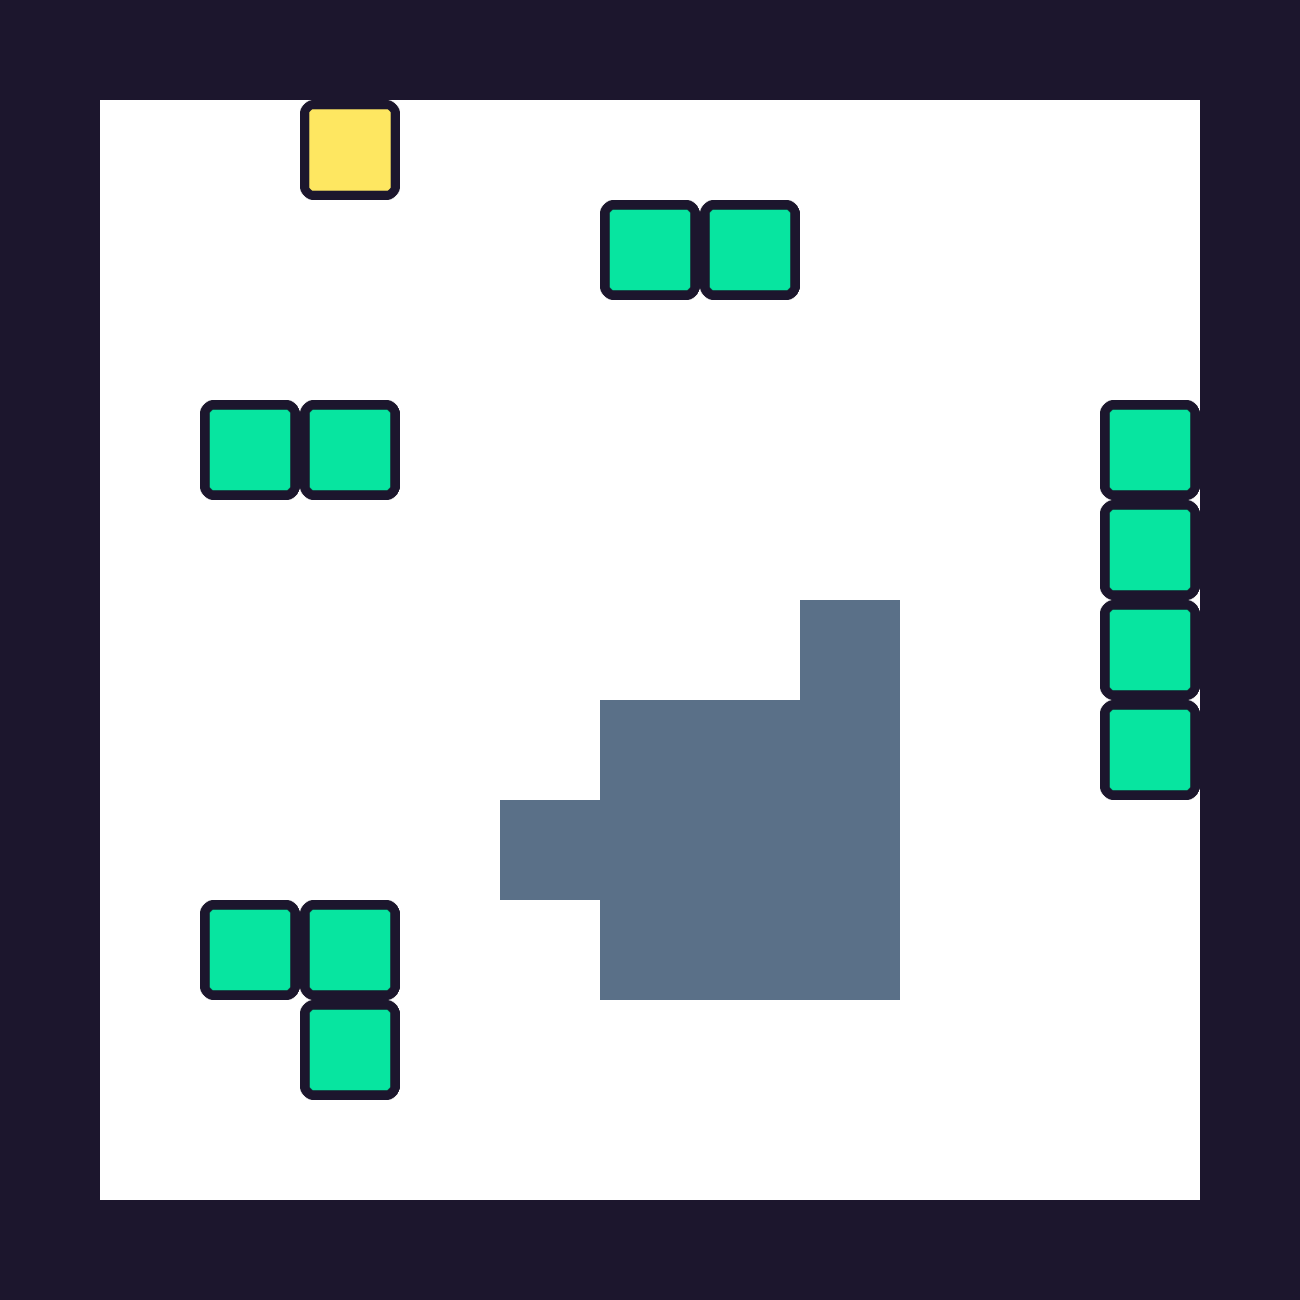

Tiled map render using the project's own tile images. Description and the whole map definition, tile-layer contents included, below:
An orthogonal 13x13 tile map with 100x100 px tiles, 1 tile layer (Tile Layer 1).

<map version="1.10" tiledversion="1.11.0" orientation="orthogonal" renderorder="right-down" width="13" height="13" tilewidth="100" tileheight="100" infinite="0" backgroundcolor="#ffffff" nextlayerid="2" nextobjectid="1">
 <editorsettings>
  <export format="csv" />
 </editorsettings>
 <tileset firstgid="1" name="ObjectTiles" tilewidth="100" tileheight="100" tilecount="5" columns="5">
  <image source="../sprites/block_sheet.bmp" width="500" height="100" />
 </tileset>
 <layer id="1" name="Tile Layer 1" width="13" height="13">
  <data encoding="csv">
5,5,5,5,5,5,5,5,5,5,5,5,5,
5,0,0,1,0,0,0,0,0,0,0,0,5,
5,0,0,0,0,0,2,2,0,0,0,0,5,
5,0,0,0,0,0,0,0,0,0,0,0,5,
5,0,2,2,0,0,0,0,0,0,0,2,5,
5,0,0,0,0,0,0,0,0,0,0,2,5,
5,0,0,0,0,0,0,0,3,0,0,2,5,
5,0,0,0,0,0,3,3,3,0,0,2,5,
5,0,0,0,0,3,3,3,3,0,0,0,5,
5,0,2,2,0,0,3,3,3,0,0,0,5,
5,0,0,2,0,0,0,0,0,0,0,0,5,
5,0,0,0,0,0,0,0,0,0,0,0,5,
5,5,5,5,5,5,5,5,5,5,5,5,5
</data>
 </layer>
</map>